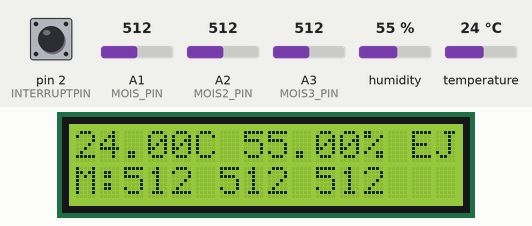
Recording of a program running on a simulated Arduino Nano, built with avr-gcc and run on an emulated ATmega328P. Parts: 16×2 character LCD. Inputs (shaded band) come from the test bench; at power-on: humidity 55 %, pin 2 (INTERRUPTPIN) LOW, A1 (MOIS_PIN) = 512, A2 (MOIS2_PIN) = 512, A3 (MOIS3_PIN) = 512, temperature 24 °C. Storage starts empty.

Above: at 1.2 s.
1.3 s: humidity set to 22 %
At 4.1 s:
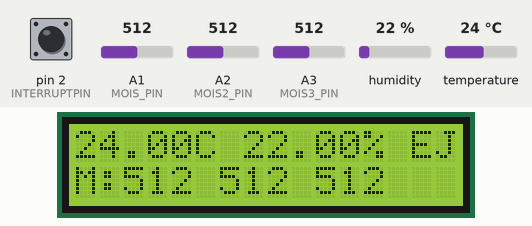
4.5 s: pin 2 (INTERRUPTPIN) pulled HIGH for 1 s
At 5.9 s:
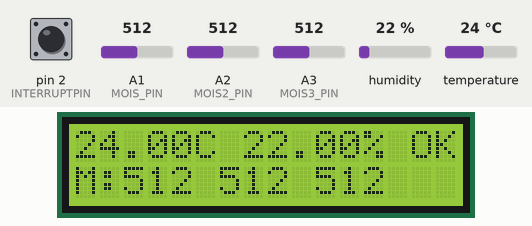
7.6 s: A1 (MOIS_PIN) set to 716
At 8.6 s:
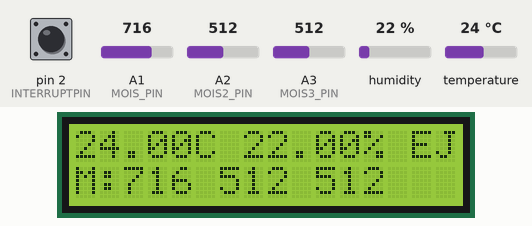
9.6 s: A2 (MOIS2_PIN) set to 716
At 11.3 s:
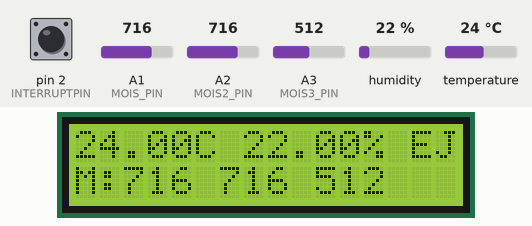
11.6 s: A3 (MOIS3_PIN) set to 716
At 13.0 s:
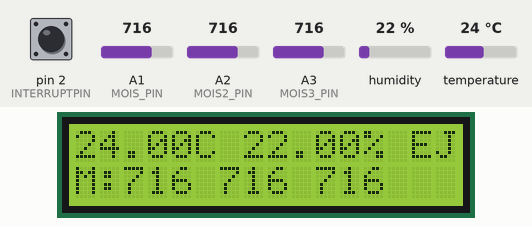
13.6 s: temperature set to 12 °C
At 16.5 s:
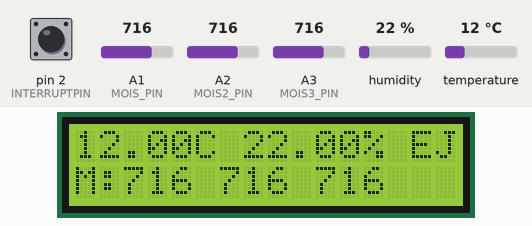
Timing chart, 0 to 17.6 s (numbered marks = the images above; inputs shaded):
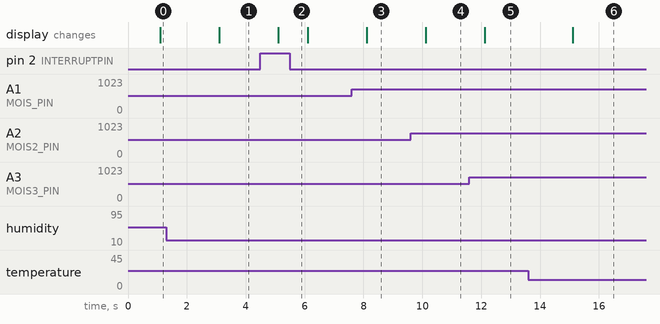

The program:

main.cpp
```cpp
#include <DHT.h>
#include <SPI.h>
#include <SD.h>
#include <string.h>
#include "LiquidCrystal.h"

/*
SD card: 5V
MOSI - pin 11
MISO - pin 12
CLK - pin 13
CS - pin 4 (for MKRZero SD: SDCARD_SS_PIN)

DHT: 5V

moisSensor: 3.3V

LCD: 5V
K - GND
A - 5V
Rw - GND
V0 - potentio
VLD - 5V
VSS - GND
*/

#define DHT11_PIN 3
#define MOIS_PIN A1
#define MOIS2_PIN A2
#define MOIS3_PIN A3
#define REDPIN 5
#define GREENPIN 6
#define BLUEPIN 7
#define INTERRUPTPIN 2
#define RsPIN 10
#define EnPIN 9
#define D4PIN 8
#define D5PIN 7
#define D6PIN 6
#define D7PIN 5
#define DEBUGMOD false
#define EJECTSTATE "EJ"
#define ERRORSTATE "ER"
#define OKSTATE "OK"

LiquidCrystal  lcd(RsPIN, EnPIN, D4PIN, D5PIN, D6PIN, D7PIN);

File myFile;
DHT DHT_sens(DHT11_PIN, DHT11);

int savePeriod = 5000;
int LCDPeriod = 1000;
unsigned long saveTime = 0;
unsigned long LCDTime = 0;
float h, t;
bool write2sd = false;
int moisValue;
int mois2Value;
int mois3Value;
char fileName[] = "SG";
int lastFileNum = -1;
bool interuptPinVal;
char* state;

void writeToFile();
void changeSD();
void startSD();
void stopSD();
void printState();
void ejectState();
void errorState();
void okState();
void writeState();
void displaySensor();
void initSD();
void initLCD();
void initLED();
void initDHT();
void initInterrupt();
void readSensors();
void setPins();

void setup()
{
  initDHT();
  // initInterrupt();
  initLCD();
  Serial.begin(9600);
  initSD();
  LCDTime = saveTime = millis();
}

void loop() {
  readSensors();
  setPins();
  if((millis() > LCDTime + LCDPeriod)){
    LCDTime = millis();
    displaySensor();
    if(!write2sd){
      ejectState();
    }
  }
  if((millis() > saveTime + savePeriod) && write2sd){
      saveTime = millis();
      writeToFile();
  }
}


void openfile(){
  int num = 1;
  char strName[16];
  // sprintf(strNum, "%d", num);
  // strcpy(strName, fileName);
  // strcat(strName, strNum);
  sprintf(strName, "%s%d", fileName, num);
  while(SD.exists(strName) && (num < lastFileNum || lastFileNum == -1)){
    num++;
    sprintf(strName, "%s%d", fileName, num);
  }
  lastFileNum = num;
  myFile = SD.open(strName, FILE_WRITE);
}

void writeToFile(){
  openfile();
  if (myFile) {
    writeState();
    myFile.println(saveTime);
    myFile.print(t);
    myFile.print("C ");
    myFile.println(h);
    myFile.print("M1: ");
    myFile.println(moisValue);
    myFile.print("M2: ");
    myFile.println(mois2Value);
    myFile.print("M3: ");
    myFile.println(mois3Value);
    myFile.close();
    okState();
  } else {
    errorState();
  }
}

void printSensor(){
  Serial.println(saveTime);
  Serial.print("T:");
  Serial.print(t);
  Serial.print("C ");
  Serial.print("H:");
  Serial.print(h);
  Serial.println("%");
  Serial.print("M:");
  Serial.print(moisValue);
  Serial.print(" ");
  Serial.print(mois2Value);
  Serial.print(" ");
  Serial.println(mois3Value);
  Serial.println("Writing to TermoHu.txt...");
}


void displaySensor(){
  lcd.setCursor(0, 0);
  lcd.print("");
  lcd.print(t);
  lcd.print("C ");
  lcd.print(h);
  lcd.print("%");
  lcd.setCursor(0, 1);
  lcd.print("M:");
  lcd.print(moisValue);
  lcd.print(" ");
  lcd.print(mois2Value);
  lcd.print(" ");
  lcd.print(mois3Value);
}

void LCDEjectState();
void LCDErrorState();
void LCDOkState();
void LCDWriteState();
void LEDEjectState();
void LEDErrorState();
void LEDOkState();
void LEDWriteState();

void ejectState(){
  state = EJECTSTATE;
  if(DEBUGMOD){
    Serial.println("Eject mode");
  }
  LCDEjectState();
  // LEDEjectState();
}
void errorState(){
  state = ERRORSTATE;
  if(DEBUGMOD){
    Serial.println("error opening file");
  }
  LCDErrorState();
  // LEDErrorState();
}
void okState(){
  state = OKSTATE;
  if(DEBUGMOD){
    Serial.println("Okaye");
  }
  LCDOkState();
  // LEDOkState();
}
void writeState(){
  if(DEBUGMOD){
    Serial.println("writing");
    printSensor();
  }
  LCDWriteState();
  // LEDWriteState();
}

void LEDEjectState(){
  digitalWrite(REDPIN, HIGH);
  digitalWrite(GREENPIN, LOW);
  digitalWrite(BLUEPIN, LOW);
}

void LEDErrorState(){
  digitalWrite(REDPIN, LOW);
  digitalWrite(GREENPIN, LOW);
  digitalWrite(BLUEPIN, HIGH);
}

void LEDWriteState(){
  digitalWrite(REDPIN, LOW);
  digitalWrite(GREENPIN, LOW);
  digitalWrite(BLUEPIN, HIGH);
}
void LEDOkState(){
  digitalWrite(REDPIN, LOW);
  digitalWrite(GREENPIN, HIGH);
  digitalWrite(BLUEPIN, LOW);
}

void LCDEjectState(){
  lcd.setCursor(13,0);
  lcd.print(" EJ");
}
void LCDErrorState(){
  lcd.setCursor(13,0);
  lcd.print(" ER");
}
void LCDOkState(){
  lcd.setCursor(13,0);
  lcd.print(" OK");
}
void LCDWriteState(){
  lcd.setCursor(13,0);
  lcd.print(" WR");
}

void startSD(){
  write2sd = true;
}

void stopSD(){
  write2sd = false;
}

void changeSD(){
  write2sd = !write2sd;
  if(!write2sd){
    ejectState();
  } else{
    writeState();
  }
}

void initLED(){
  pinMode(GREENPIN, OUTPUT);
  pinMode(REDPIN, OUTPUT);
  errorState();
}
void initDHT(){
  DHT_sens.begin();
}

void initInterrupt(){
  pinMode(INTERRUPTPIN, INPUT_PULLUP);
  attachInterrupt(digitalPinToInterrupt(INTERRUPTPIN), changeSD, FALLING);
  // attachInterrupt(digitalPinToInterrupt(INTERRUPTPIN), stopSD, FALLING);
  // attachInterrupt(digitalPinToInterrupt(INTERRUPTPIN), startSD, RISING);
}

void initSD(){
  if(DEBUGMOD){
    Serial.print("Initializing SD card...");
  }
  while(!SD.begin(4)){
    if(DEBUGMOD){
      Serial.println("initialization failed!");
    }
    delay(1000);
  }
  if(DEBUGMOD){
    Serial.println("initialization done.");
  }
}

void initLCD(){
  lcd.begin(16, 2);
  lcd.clear();
  lcd.print("Hello 2 SG");
}

void readSensors(){
  h = DHT_sens.readHumidity();
  t = DHT_sens.readTemperature();
  moisValue = analogRead(MOIS_PIN);
  mois2Value = analogRead(MOIS2_PIN);
  mois3Value = analogRead(MOIS3_PIN);
}

void setPins(){
  if(digitalRead(INTERRUPTPIN) == HIGH){
    write2sd = true;
  } else{
    write2sd = false;
  }
}
```

Measured:
- after the input at 1.3 s, the display: changes after 1.8 s (image 1)
- after the input at 4.5 s, the display: changes after 0.60 s (image 2)
- after the input at 7.6 s, the display: changes after 0.51 s (image 3)
- after the input at 9.6 s, the display: changes after 0.51 s (image 4)
- after the input at 11.6 s, the display: changes after 0.51 s (image 5)
- after the input at 13.6 s, the display: changes after 1.5 s (image 6)
